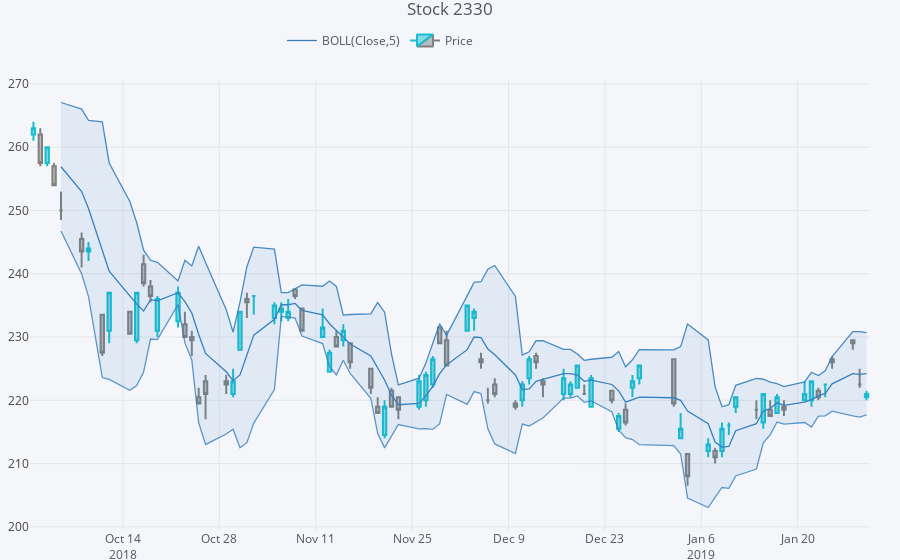

The notebook cell saved with this chart:
### Code cell
plyo.iplot(qf.iplot(asFigure=True),
     #image='png',
     filename='qf_02')
